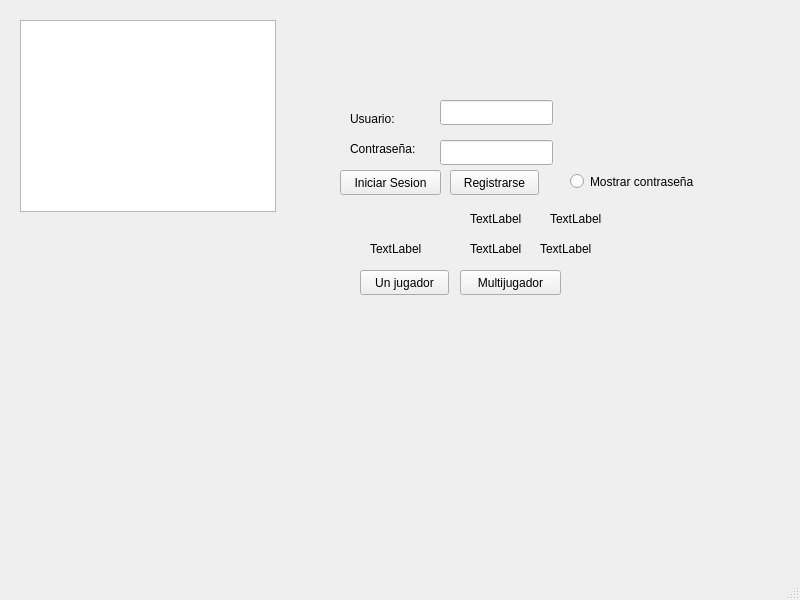
<?xml version="1.0" encoding="UTF-8"?>
<ui version="4.0">
 <class>MainWindow</class>
 <widget class="QMainWindow" name="MainWindow">
  <property name="geometry">
   <rect>
    <x>0</x>
    <y>0</y>
    <width>800</width>
    <height>600</height>
   </rect>
  </property>
  <property name="windowTitle">
   <string>MainWindow</string>
  </property>
  <widget class="QWidget" name="centralwidget">
   <widget class="QGraphicsView" name="graphicsView">
    <property name="geometry">
     <rect>
      <x>20</x>
      <y>20</y>
      <width>256</width>
      <height>192</height>
     </rect>
    </property>
   </widget>
   <widget class="QLabel" name="LabelUser">
    <property name="geometry">
     <rect>
      <x>350</x>
      <y>110</y>
      <width>67</width>
      <height>17</height>
     </rect>
    </property>
    <property name="text">
     <string>Usuario:</string>
    </property>
   </widget>
   <widget class="QLabel" name="Label_Password">
    <property name="geometry">
     <rect>
      <x>350</x>
      <y>140</y>
      <width>81</width>
      <height>17</height>
     </rect>
    </property>
    <property name="text">
     <string>Contraseña:</string>
    </property>
   </widget>
   <widget class="QLineEdit" name="LEdit_User">
    <property name="geometry">
     <rect>
      <x>440</x>
      <y>100</y>
      <width>113</width>
      <height>25</height>
     </rect>
    </property>
   </widget>
   <widget class="QLineEdit" name="LEdit_Password">
    <property name="geometry">
     <rect>
      <x>440</x>
      <y>140</y>
      <width>113</width>
      <height>25</height>
     </rect>
    </property>
   </widget>
   <widget class="QPushButton" name="PButton_Ingresar">
    <property name="geometry">
     <rect>
      <x>340</x>
      <y>170</y>
      <width>101</width>
      <height>25</height>
     </rect>
    </property>
    <property name="text">
     <string>Iniciar Sesion</string>
    </property>
   </widget>
   <widget class="QPushButton" name="PButton_Registrar">
    <property name="geometry">
     <rect>
      <x>450</x>
      <y>170</y>
      <width>89</width>
      <height>25</height>
     </rect>
    </property>
    <property name="text">
     <string>Registrarse</string>
    </property>
   </widget>
   <widget class="QPushButton" name="PButton_SingleMode">
    <property name="geometry">
     <rect>
      <x>360</x>
      <y>270</y>
      <width>89</width>
      <height>25</height>
     </rect>
    </property>
    <property name="text">
     <string>Un jugador</string>
    </property>
   </widget>
   <widget class="QPushButton" name="PButton_Multiplayer">
    <property name="geometry">
     <rect>
      <x>460</x>
      <y>270</y>
      <width>101</width>
      <height>25</height>
     </rect>
    </property>
    <property name="text">
     <string>Multijugador</string>
    </property>
   </widget>
   <widget class="QLabel" name="Label_GameMode">
    <property name="geometry">
     <rect>
      <x>370</x>
      <y>240</y>
      <width>67</width>
      <height>17</height>
     </rect>
    </property>
    <property name="text">
     <string>TextLabel</string>
    </property>
   </widget>
   <widget class="QRadioButton" name="RButton_ShowPassword">
    <property name="geometry">
     <rect>
      <x>570</x>
      <y>170</y>
      <width>161</width>
      <height>23</height>
     </rect>
    </property>
    <property name="text">
     <string>Mostrar contraseña</string>
    </property>
   </widget>
   <widget class="QLabel" name="Label_Score">
    <property name="geometry">
     <rect>
      <x>470</x>
      <y>240</y>
      <width>67</width>
      <height>17</height>
     </rect>
    </property>
    <property name="text">
     <string>TextLabel</string>
    </property>
   </widget>
   <widget class="QLabel" name="Label_ValueScore">
    <property name="geometry">
     <rect>
      <x>540</x>
      <y>240</y>
      <width>67</width>
      <height>17</height>
     </rect>
    </property>
    <property name="text">
     <string>TextLabel</string>
    </property>
   </widget>
   <widget class="QLabel" name="Label_Lives">
    <property name="geometry">
     <rect>
      <x>470</x>
      <y>210</y>
      <width>67</width>
      <height>17</height>
     </rect>
    </property>
    <property name="text">
     <string>TextLabel</string>
    </property>
   </widget>
   <widget class="QLabel" name="Label_ValueLives">
    <property name="geometry">
     <rect>
      <x>550</x>
      <y>210</y>
      <width>67</width>
      <height>17</height>
     </rect>
    </property>
    <property name="text">
     <string>TextLabel</string>
    </property>
   </widget>
  </widget>
  <widget class="QMenuBar" name="menubar">
   <property name="geometry">
    <rect>
     <x>0</x>
     <y>0</y>
     <width>800</width>
     <height>22</height>
    </rect>
   </property>
  </widget>
  <widget class="QStatusBar" name="statusbar"/>
 </widget>
 <resources/>
 <connections/>
</ui>
